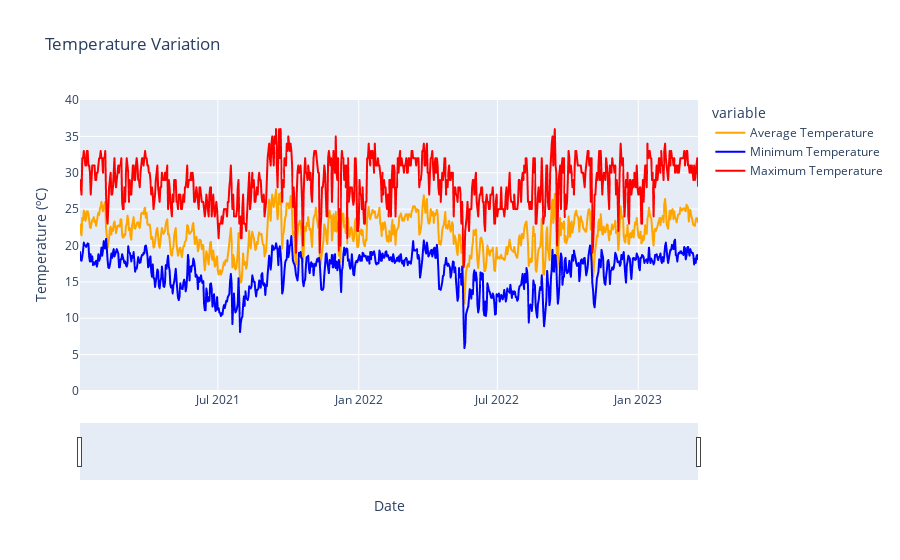

Notebook code cell kept with this figure:
### Code cell
fig = px.line(df, x='Date', y=['Average Temperature', 'Minimum Temperature', 'Maximum Temperature'],
              color_discrete_sequence=["orange", "blue", "red"], 
              title='Temperature Variation')

fig.update_layout(xaxis_title = 'Date',
                  yaxis_title = 'Temperature (ºC)' )

fig.update_yaxes(range=[0, 40])
fig.update_xaxes(rangeslider_visible=True)

fig.show()

print('As Average Temperature increases/decreases, Maximum and Minimum Temperature also increases/decreases.')

### Figure 1 — Plotly figure (JSON) as saved in the notebook; plotly's stock layout.template omitted (floating-point values rounded to 4 significant figures; data arrays with more than 128 entries replaced by an {"elided": "..."} marker saying what was removed)
{"data": [{"hovertemplate": "variable=Average Temperature<br>Date=%{x}<br>value=%{y}<extra></extra>", "legendgroup": "Average Temperature", "line": {"color": "orange", "dash": "solid"}, "marker": {"symbol": "circle"}, "mode": "lines", "name": "Average Temperature", "showlegend": true, "type": "scattergl", "x": {"elided": "808 str values"}, "xaxis": "x", "y": {"elided": "808 float values"}, "yaxis": "y"}, {"hovertemplate": "variable=Minimum Temperature<br>Date=%{x}<br>value=%{y}<extra></extra>", "legendgroup": "Minimum Temperature", "line": {"color": "blue", "dash": "solid"}, "marker": {"symbol": "circle"}, "mode": "lines", "name": "Minimum Temperature", "showlegend": true, "type": "scattergl", "x": {"elided": "808 str values"}, "xaxis": "x", "y": {"elided": "808 float values"}, "yaxis": "y"}, {"hovertemplate": "variable=Maximum Temperature<br>Date=%{x}<br>value=%{y}<extra></extra>", "legendgroup": "Maximum Temperature", "line": {"color": "red", "dash": "solid"}, "marker": {"symbol": "circle"}, "mode": "lines", "name": "Maximum Temperature", "showlegend": true, "type": "scattergl", "x": {"elided": "808 str values"}, "xaxis": "x", "y": {"elided": "808 float values"}, "yaxis": "y"}], "layout": {"legend": {"title": {"text": "variable"}, "tracegroupgap": 0}, "title": {"text": "Temperature Variation"}, "xaxis": {"anchor": "y", "domain": [0, 1], "rangeslider": {"visible": true}, "title": {"text": "Date"}}, "yaxis": {"anchor": "x", "domain": [0, 1], "range": [0, 40], "title": {"text": "Temperature (ºC)"}}}}
